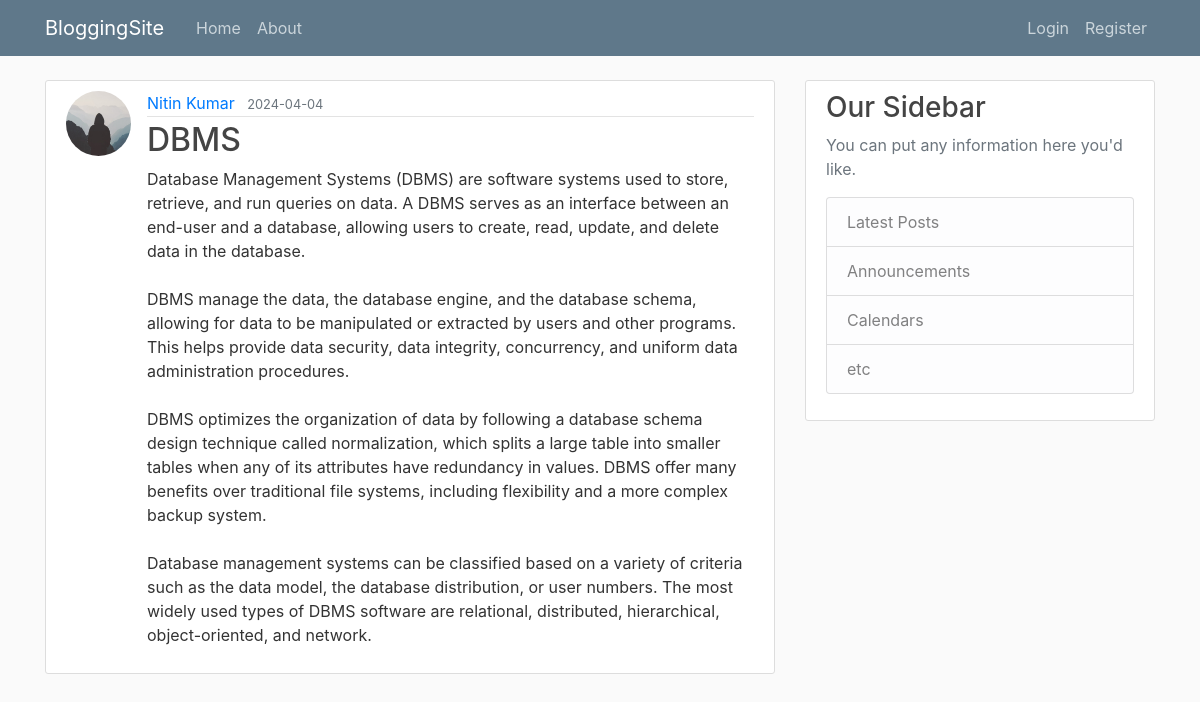
Page /post/9 on the committed database.
### flaskblog/models.py (models this page shows, shortened)
class User(db.Model, UserMixin):
    id = db.Column(db.Integer, primary_key=True)
    username = db.Column(db.String(20), unique=True, nullable=False)
    email = db.Column(db.String(120), unique=True, nullable=False)
    image_file = db.Column(db.String(20), nullable=False, default='default.jpg')
    password = db.Column(db.String(60), nullable=False)
    posts = db.relationship('Post', backref='author', lazy=True)
    '''def get_reset_token(self, expires_sec=1800):
        s = Serializer(app.config['SECRET_KEY'], expires_sec)
        return s.dumps({'user_id': self.id}).decode('utf-8')'''
    '''@staticmethod
    def verify_reset_token(token):
        s = Serializer(app.config['SECRET_KEY'])
        try:
            user_id = s.loads(token)['user_id']
        except:
            return None
        return User.query.get(user_id)'''

class Post(db.Model):
    id = db.Column(db.Integer, primary_key=True)
    title = db.Column(db.String(100), nullable=False)
    date_posted = db.Column(db.DateTime, nullable=False, default=datetime.utcnow)
    content = db.Column(db.Text, nullable=False)
    user_id = db.Column(db.Integer, db.ForeignKey('user.id'), nullable=False)

### flaskblog/routes.py (the view)
@app.route("/post/<int:post_id>")
def post(post_id):
    post = Post.query.get_or_404(post_id)
    return render_template('post.html', title=post.title, post=post)

### flaskblog/templates/post.html (shortened to what this page needs)
{% extends "layout.html" %}
{% block content %}
    <article class="media content-section">
        <img class="rounded-circle article-img" src="{{ url_for('static', filename='profile_pics/' + post.author.image_file) }}">
      <div class="media-body">
        <div class="article-metadata">
          <a class="mr-2" href="{{ url_for('user_posts', username=post.author.username) }}">{{ post.author.username }}</a>
          <small class="text-muted">{{ post.date_posted.strftime('%Y-%m-%d') }}</small>
        </div>
        <h2 class="article-title">{{ post.title }}</h2>
        <p class="article-content">{{ post.content }}</p>
      </div>
    </article>
    {% endblock content %}

### flaskblog/static/main.css (style rules this page uses)
body { background: #fafafa; color: #333333; margin-top: 5rem; }
h1, h2, h3, h4, h5, h6 { color: #444444; }
.content-section { background: #ffffff; padding: 10px 20px; border: 1px solid #dddddd; border-radius: 3px; margin-bottom: 20px; }
.article-title { color: #444444; }
.article-content { white-space: pre-line; }
.article-img { height: 65px; width: 65px; margin-right: 16px; }
.article-metadata { padding-bottom: 1px; margin-bottom: 4px; border-bottom: 1px solid #e3e3e3 }

### rows in the picture
User: image_file (placeholder picture), author.username "Nitin Kumar"
Post: date_posted "2024-04-04", title "DBMS", content "Database Management Systems (DBMS) are software systems used to store, retrieve, and run queries on data. A DBMS serves as an interface between an end-user and a database, allowing users to create, read, update, and delete data in the database. DBMS manage the data, the database engine, and the database schema, allowing for data to be manipulated or extracted by users and other programs. This helps provide data security, data integrity, concurrency, and uniform data administration procedures. DBMS optimizes the organization of data by following a database schema design technique called normalization, which splits a large table into smaller tables when any of its attributes have redundancy…"
